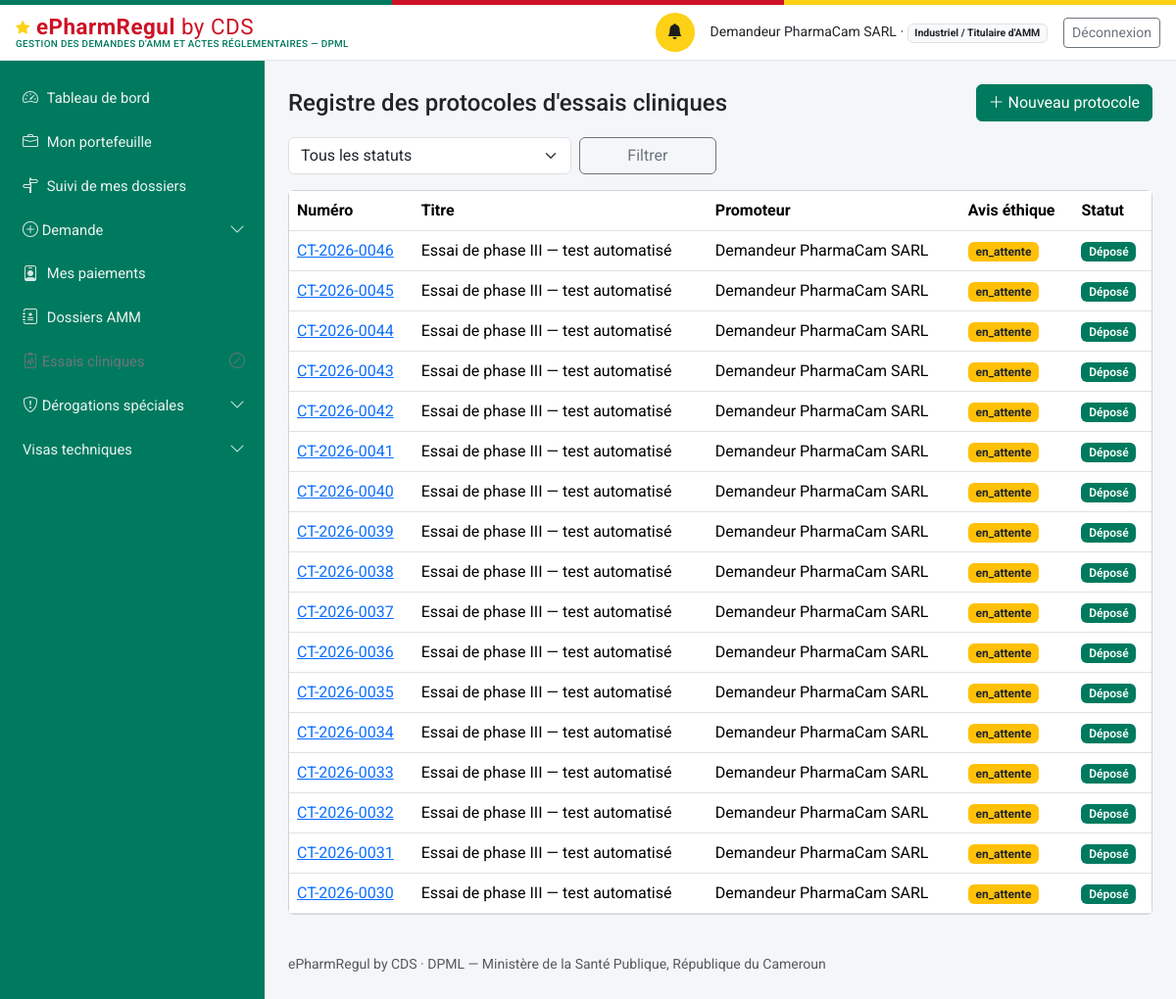
/protocoles (signed in), run on an earlier commit of the app's database.
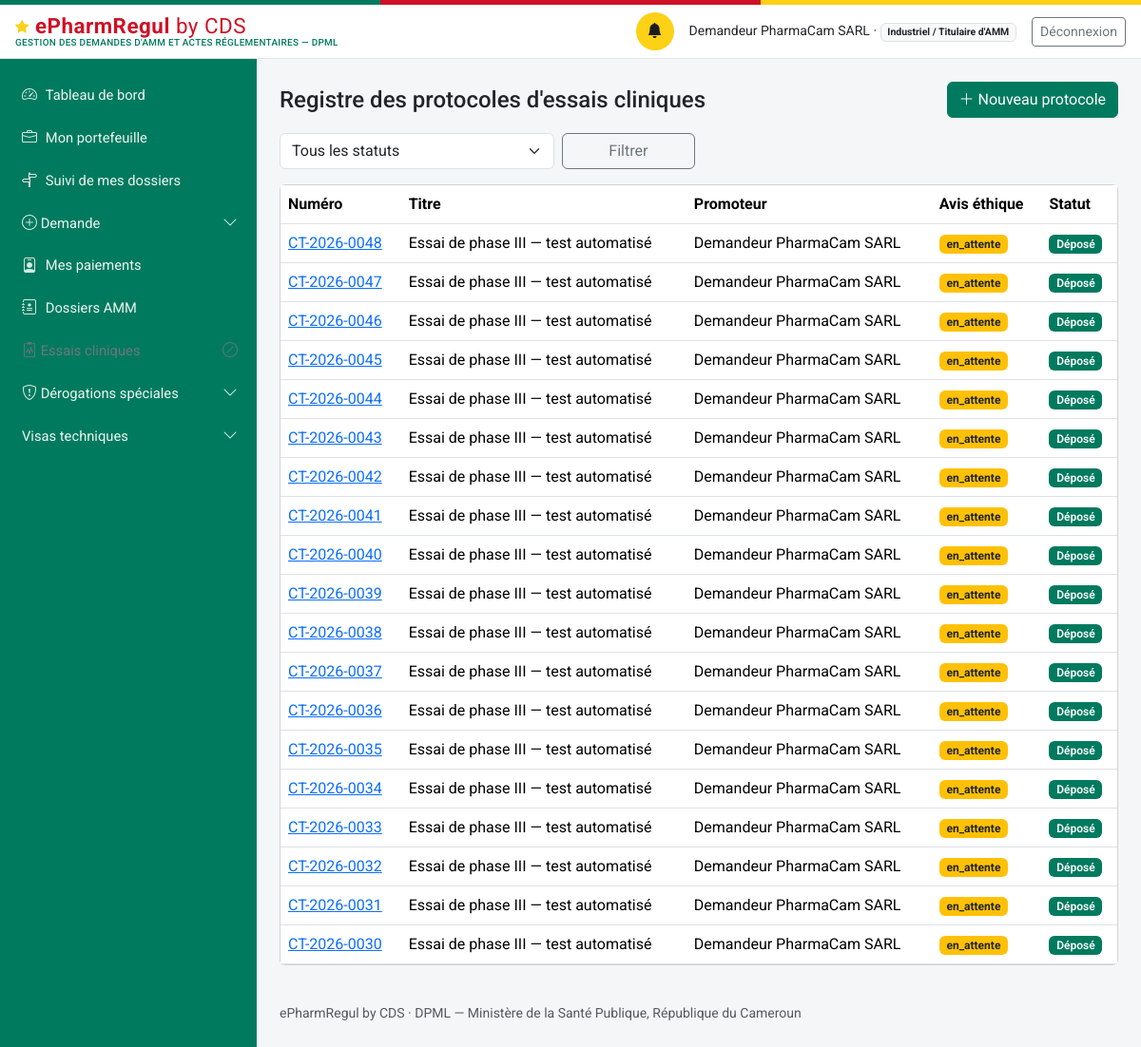
And on a later commit of the database.
### models.py (models this page shows, shortened)
class Personne(db.Model):
    id = db.Column(db.Integer, primary_key=True)
    nom_complet = db.Column(db.String(200), nullable=False)
    email = db.Column(db.String(150), unique=True, nullable=False)  # identifiant de connexion
    password_hash = db.Column(db.String(255), nullable=False)
    role_systeme = db.Column(db.String(50), nullable=False)
    etablissement_rattachement_id = db.Column(db.Integer, db.ForeignKey("etablissement.id"), nullable=True)
    contact = db.Column(db.String(200))
    statut_compte = db.Column(db.String(20), nullable=False, default="actif")
    date_creation = db.Column(db.DateTime, default=datetime.utcnow)
    date_inscription = db.Column(db.DateTime, nullable=True)
    date_decision = db.Column(db.DateTime, nullable=True)
    decide_par_id = db.Column(db.Integer, db.ForeignKey("personne.id"), nullable=True)
    etablissement = db.relationship("Etablissement", foreign_keys=[etablissement_rattachement_id])
    decide_par = db.relationship("Personne", remote_side=[id],
                                 foreign_keys=[decide_par_id])
    @property
    def role_label(self):
        from permissions import ROLES
        return ROLES.get(self.role_systeme, self.role_systeme)
    @property
    def niveau(self):
        from permissions import niveau
        return niveau(self)
    @property
    def est_externe(self):
        from permissions import est_externe
        return est_externe(self.role_systeme)

class ProtocoleEssaiClinique(db.Model):
    id = db.Column(db.Integer, primary_key=True)
    numero = db.Column(db.String(30), unique=True, nullable=False)  # CT-{annee}-{seq4}
    titre = db.Column(db.String(300), nullable=False)
    promoteur_id = db.Column(db.Integer, db.ForeignKey("personne.id"), nullable=False)
    produit_etudie_id = db.Column(db.Integer, db.ForeignKey("produit.id"), nullable=True)
    reference_comite_ethique = db.Column(db.String(150), nullable=True)
    statut_avis_ethique = db.Column(db.String(20), nullable=False, default="en_attente")
    statut = db.Column(db.String(30), nullable=False, default="depose")
    motif_decision = db.Column(db.Text, nullable=True)
    date_depot = db.Column(db.DateTime, nullable=True)
    date_decision = db.Column(db.DateTime, nullable=True)
    date_validite = db.Column(db.Date, nullable=True)
    date_limite_reponse_complement = db.Column(db.DateTime, nullable=True)
    amendements_json = db.Column(db.Text, default="[]")
    rapports_etape_json = db.Column(db.Text, default="[]")
    date_creation = db.Column(db.DateTime, default=datetime.utcnow)
    date_maj = db.Column(db.DateTime, default=datetime.utcnow, onupdate=datetime.utcnow)
    promoteur = db.relationship("Personne", foreign_keys=[promoteur_id])
    produit_etudie = db.relationship("Produit", foreign_keys=[produit_etudie_id])
    sites_investigation = db.relationship("Etablissement", secondary="protocole_site", lazy="subquery")
    @property
    def amendements(self):
        return json.loads(self.amendements_json or "[]")
    @property
    def rapports_etape(self):
        return json.loads(self.rapports_etape_json or "[]")

### routes_ct.py (the view)
@ct_bp.route("/protocoles")
@login_required
def registre():
    executer_verifications_delais_ct()
    u = current_user()
    q = ProtocoleEssaiClinique.query
    if u.role_systeme in ("demandeur_externe", "promoteur_essai"):
        import espace_industriel as esp
        q = q.filter(ProtocoleEssaiClinique.promoteur_id.in_(
            esp.personnes_de_la_societe(u)))
    elif u.role_systeme not in ROLES_CT_INTERNES:
        abort(403)
    statut = request.args.get("statut", "")
    if statut:
        q = q.filter_by(statut=statut)
    protocoles = q.order_by(ProtocoleEssaiClinique.date_creation.desc()).all()
    return render_template("essais_cliniques/registre.html", protocoles=protocoles, statut=statut)

### auth.py (called while the page is built)
def current_user():
    uid = session.get("user_id")
    if not uid:
        return None
    return db.session.get(Personne, uid)

def login_required(view):
    @wraps(view)
    def wrapped(*a, **kw):
        if not current_user():
            return redirect(url_for("login", next=request.path))
        return view(*a, **kw)
    return wrapped

### delais.py (called while the page is built, shortened)
def get_parametre(module, cle, default=None):
    p = ParametreModule.query.filter_by(module=module, cle=cle).first()
    return p.valeur if p else default

def executer_verifications_delais_ct():
    from workflow_ct import cloturer_si_delai_depasse
    from models import ProtocoleEssaiClinique
    for protocole in ProtocoleEssaiClinique.query.filter_by(statut="complement_requis").all():
        cloturer_si_delai_depasse(protocole)
    rappel_jours = int(get_parametre("CT", "rappel_rapport_etape_j_avant", default=15))
    db.session.commit()

### espace_industriel.py (called while the page is built)
def personnes_de_la_societe(user):
    if user is None:
        return []
    if not user.etablissement_rattachement_id:
        return [user.id]
    return [p.id for p in Personne.query.filter_by(
        etablissement_rattachement_id=user.etablissement_rattachement_id).all()]

### matrice_acces.py (called while the page is built, shortened)
def profil(utilisateur):
    if utilisateur is None:
        return None
    return PROFILS_DEMANDEUR.get(utilisateur.role_systeme)

def acte_concerne(utilisateur, code_acte):
    fiche = profil(utilisateur)
    if fiche is None:
        return True
    return code_acte in fiche["actes"]

def motif_indisponible(utilisateur):
    fiche = profil(utilisateur)
    return MOTIF_HORS_PROFIL.format(
        profil=fiche["libelle"] if fiche else "—")

def _admis(entree, utilisateur, drapeaux):
    if utilisateur is None:
        return False
    role = utilisateur.role_systeme
    externe = est_externe(role)
    if externe:
        profils = entree.get("profils", ())
        if not profils:
            return False
        if "*" not in profils and "*externe*" not in profils \
                and role not in profils:
            return False
    condition = entree.get("condition")
    if condition and externe and not drapeaux.get(condition):
        return False
    return True

### paiements.py (called while the page is built)
def _representant_etablissement(etablissement_id):
    return (Personne.query
            .filter(Personne.etablissement_rattachement_id == etablissement_id,
                    Personne.role_systeme.in_(_PROFILS_REPRESENTANTS),
                    Personne.statut_compte == "actif")
            .first())

### templates/essais_cliniques/registre.html (shortened to what this page needs)
{% extends "base.html" %}
{% block content %}
<div class="d-flex justify-content-between align-items-center mb-3">
  <h4 class="mb-0">Registre des protocoles d'essais cliniques</h4>
  {% if current_user.role_systeme in ("demandeur_externe", "administrateur_dpml") %}
  <a href="{{ url_for('ct.nouveau') }}" class="btn btn-primary"><i class="bi bi-plus-lg"></i> Nouveau protocole</a>
  {% endif %}
</div>
<form method="get" class="row g-2 mb-3" role="search">
  <div class="col-md-4">
    <select class="form-select" id="statut" name="statut">
      <option value="">Tous les statuts</option>
    </select>
  </div>
  <div class="col-md-2"><button class="btn btn-outline-secondary w-100">Filtrer</button></div>
</form>
<div class="card">
  <div class="table-responsive">
    <table class="table table-hover align-middle mb-0">
      <thead><tr><th>Numéro</th><th>Titre</th><th>Promoteur</th><th>Avis éthique</th><th>Statut</th></tr></thead>
      <tbody>
        {% for p in protocoles %}
        <tr>
          <td><a href="{{ url_for('ct.fiche', id=p.id) }}">{{ p.numero }}</a></td>
          <td>{{ p.titre }}</td>
          <td>{{ p.promoteur.nom_complet }}</td>
          <td><span class="badge {{ 'bg-success' if p.statut_avis_ethique == 'favorable' else ('bg-danger' if p.statut_avis_ethique == 'defavorable' else 'bg-warning text-dark') }}">
            {{ p.statut_avis_ethique }}</span></td>
          <td><span class="badge bg-primary badge-statut">{{ STATUTS_CT.get(p.statut, p.statut) }}</span></td>
        </tr>
        {% else %}
        <tr><td colspan="5" class="text-center text-muted py-4">Aucun résultat ne correspond à ces critères.</td></tr>
        {% endfor %}
      </tbody>
    </table>
  </div>
</div>
{% endblock %}

### templates/base.html (shortened to what this page needs)
<!doctype html>
<html lang="fr">
<head>
<link href="https://cdn.jsdelivr.net/npm/bootstrap@5.3.3/dist/css/bootstrap.min.css" rel="stylesheet">
<link href="https://cdn.jsdelivr.net/npm/bootstrap-icons@1.11.3/font/bootstrap-icons.css" rel="stylesheet">
<link href="{{ url_for('static', filename='css/style.css') }}" rel="stylesheet">
</head>
<body>
<div class="sireph-flagbar" aria-hidden="true"><span></span><span></span><span></span></div>
<header class="sireph-topbar">
  <div class="container-fluid px-3 py-2 d-flex align-items-center justify-content-between">
    <div class="d-flex align-items-center gap-2">
      <a class="sireph-brand" href="{{ current_user and url_for('dashboard') or url_for('login') }}">
        <i class="bi bi-star-fill"></i> ePharmRegul <span class="fw-normal">by CDS</span>
        <small>Gestion des demandes d'AMM et actes réglementaires — DPML</small>
      </a>
    </div>
    {% if current_user %}
    <div class="d-flex align-items-center gap-3">
      <a href="{{ url_for('notifications_liste') }}" class="sireph-icon-btn" title="Notifications" aria-label="Notifications">
        <i class="bi bi-bell-fill"></i>
      </a>
      <span class="small d-none d-md-inline">{{ current_user.nom_complet }} ·
        <span class="badge bg-light text-dark border">{{ current_user.role_label }}</span></span>
      <a href="{{ url_for('logout') }}" class="btn btn-sm btn-outline-secondary">Déconnexion</a>
    </div>
    {% endif %}
  </div>
</header>
<div class="sireph-layout">
  {% if current_user %}
  <nav id="sireph-sidebar" class="offcanvas-lg offcanvas-start sireph-sidebar" tabindex="-1"
       aria-label="Navigation principale">
    <div class="offcanvas-body d-flex flex-column p-0">
      <ul class="nav nav-pills flex-column">
        {% for e in menu %}
        {% if e.enfants %}
        <li class="nav-item">
          <a class="nav-link d-flex align-items-center justify-content-between
                    {{ 'active' if e.actif }} {{ 'disabled text-secondary' if not e.accessible }}"
             {% if e.accessible %}
             data-bs-toggle="collapse" href="#groupe-{{ e.code }}" role="button"
             aria-expanded="{{ 'true' if e.ouvert else 'false' }}"
             aria-controls="groupe-{{ e.code }}"
             {% else %}
             href="#" tabindex="-1" aria-disabled="true"
             title="{{ e.motif }}" data-bs-toggle="tooltip"
             onclick="return false;"
             {% endif %}>
            <span><i class="bi {{ e.icone }}"></i> {{ e.libelle }}</span>
            {% if e.accessible %}
            <i class="bi bi-chevron-down small sireph-chevron"></i>
            {% else %}
            <i class="bi bi-slash-circle small" aria-hidden="true"></i>
            {% endif %}
          </a>
        </li>
        {% else %}
        <li class="nav-item">
          <a class="nav-link {{ 'active' if e.actif }}
                    {{ 'disabled text-secondary' if not e.accessible }}"
             {% if e.accessible %}href="{{ e.href }}"
             {% else %}href="#" tabindex="-1" aria-disabled="true"
             title="{{ e.motif }}" data-bs-toggle="tooltip"
             onclick="return false;"{% endif %}>
            <i class="bi {{ e.icone }}"></i> {{ e.libelle }}
          </a>
        </li>
        {% endif %}
        {% endfor %}
      </ul>
    </div>
  </nav>
  {% endif %}
  <main id="contenu-principal" class="sireph-content">
    {% block content %}{% endblock %}
    <footer class="text-muted small py-4 mt-3">
      ePharmRegul by CDS · DPML — Ministère de la Santé Publique, République du Cameroun
    </footer>
  </main>
</div>
</body>
</html>

### static/css/style.css (style rules this page uses)
:root { --cm-green: #007a5e; --cm-green-dark: #00553f; --cm-red: #ce1126; --cm-yellow: #fcd116; }
body { background-color: #f4f6f8; font-family: "Roboto", -apple-system, BlinkMacSystemFont, "Segoe UI", Arial, sans-serif; }
.sireph-flagbar { height: 5px; display: flex; }
.sireph-flagbar span { flex: 1 1 0; }
.sireph-flagbar span:nth-child(1) { background-color: var(--cm-green); }
.sireph-flagbar span:nth-child(2) { background-color: var(--cm-red); }
.sireph-flagbar span:nth-child(3) { background-color: var(--cm-yellow); }
.sireph-topbar { background-color: #ffffff; border-bottom: 1px solid #e2e6ea; }
.sireph-brand { font-weight: 700; font-size: 1.4rem; color: var(--cm-red); letter-spacing: 0.5px; text-decoration: none; line-height: 1.1; }
.sireph-brand .bi-star-fill { color: var(--cm-yellow); font-size: 0.9rem; vertical-align: 2px; }
.sireph-brand small { display: block; font-size: 0.62rem; font-weight: 500; color: var(--cm-green); letter-spacing: 0.3px; text-transform: uppercase; }
.sireph-icon-btn { width: 40px; height: 40px; border-radius: 50%; display: inline-flex; align-items: center; justify-content: center; color: #1c1c1c; background-color: var(--cm-yellow); border: none; text-decoration: none; }
.sireph-layout { display: flex; align-items: stretch; min-height: calc(100vh - 63px); }
.sireph-sidebar { background-color: var(--cm-green) !important; width: 270px; flex-shrink: 0; padding: 1rem 0; }
.sireph-sidebar .nav-link { color: rgba(255, 255, 255, 0.92); padding: 0.65rem 1.25rem; border-left: 3px solid transparent; border-radius: 0; font-size: 0.92rem; display: flex; align-items: center; gap: 0.55rem; }
.sireph-sidebar .nav-link i { font-size: 1rem; opacity: 0.9; }
.sireph-content { flex: 1 1 auto; min-width: 0; padding: 1.5rem; }
.badge-statut { font-weight: 600; }
.btn-primary { --bs-btn-bg: var(--cm-green); --bs-btn-border-color: var(--cm-green); --bs-btn-hover-bg: var(--cm-green-dark); --bs-btn-hover-border-color: var(--cm-green-dark); --bs-btn-active-bg: var(--cm-green-dark); }
.badge.bg-primary { background-color: var(--cm-green) !important; }

What changed in the data, as far as the page shows it:
added ProtocoleEssaiClinique: numero "CT-2026-0048", titre "Essai de phase III — test automatisé", promoteur.nom_complet "Demandeur PharmaCam SARL", statut_avis_ethique "en_attente", get "Déposé"
added ProtocoleEssaiClinique: numero "CT-2026-0047", titre "Essai de phase III — test automatisé", promoteur.nom_complet "Demandeur PharmaCam SARL", statut_avis_ethique "en_attente", get "Déposé"
